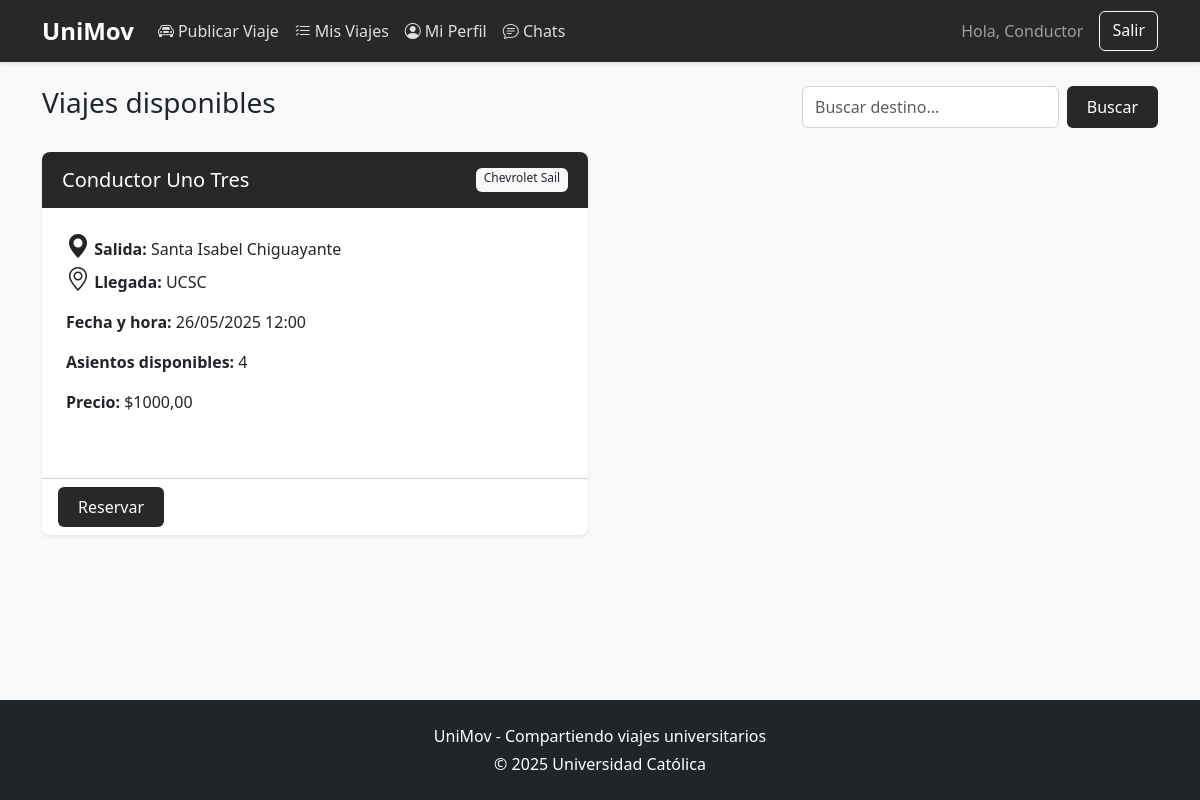
/inicio (signed in), run on an earlier commit of the app's database.
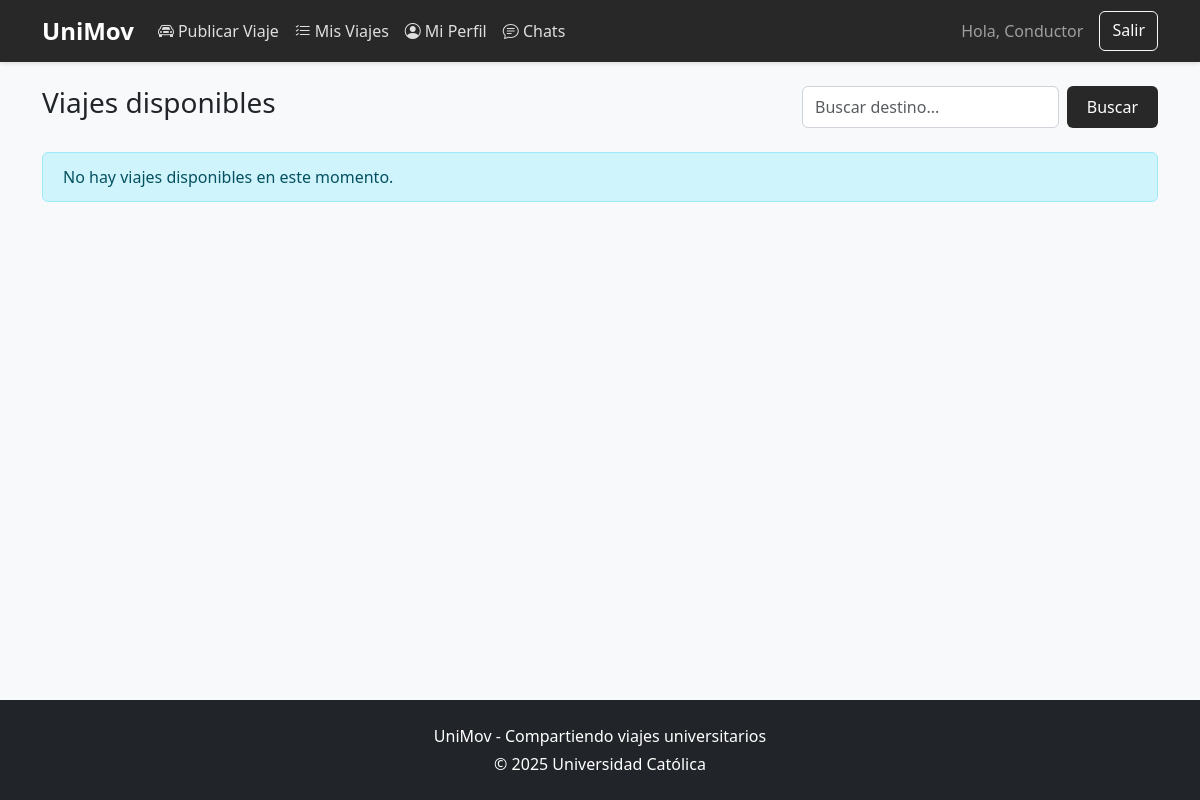
And on a later commit of the database.
### core/models.py (models this page shows, shortened)
class Viaje(models.Model):
    conductor = models.ForeignKey(Usuario, on_delete=models.CASCADE, related_name='viajes_conductor')
    vehiculo = models.ForeignKey(Vehiculo, on_delete=models.CASCADE, related_name='viajes')
    origen = models.CharField(max_length=255)
    destino = models.CharField(max_length=255)
    fecha_hora_salida = models.DateTimeField()
    asientos_disponibles = models.PositiveIntegerField()
    precio_por_pasajero = models.DecimalField(max_digits=10, decimal_places=2)
    descripcion = models.TextField(blank=True, null=True)
    activo = models.BooleanField(default=True)
    creado_en = models.DateTimeField(auto_now_add=True)

class Usuario(AbstractUser):
    TIPO_USUARIO_CHOICES = [
        ('conductor', 'Conductor'),
        ('pasajero', 'Pasajero'),
    ]
    tipo_usuario = models.CharField(max_length=10, choices=TIPO_USUARIO_CHOICES, default='pasajero')
    run = models.CharField(max_length=12)
    telefono = models.CharField(max_length=15, blank=True, null=True)
    universidad = models.CharField(max_length=100, blank=True, null=True)
    calificacion = models.FloatField(
        validators=[MinValueValidator(0.0), MaxValueValidator(5.0)],
        default=5.0
    )
    aprobado = models.BooleanField(default=False, verbose_name="Cuenta aprobada")
    fecha_registro = models.DateTimeField(auto_now_add=True)
    documento_pdf = models.BinaryField(null=True, blank=True, editable=True)
    documento_nombre = models.CharField(max_length=255, null=True, blank=True)
    documento_tipo = models.CharField(max_length=100, null=True, blank=True)
    documento_size = models.PositiveIntegerField(null=True, blank=True)

class Vehiculo(models.Model):
    conductor = models.ForeignKey(Usuario, on_delete=models.CASCADE, related_name='vehiculos')
    marca = models.CharField(max_length=50)
    modelo = models.CharField(max_length=50)
    año = models.PositiveIntegerField()
    patente = models.CharField(max_length=10, unique=True)
    color = models.CharField(max_length=30)
    asientos_disponibles = models.PositiveIntegerField(default=1)

### core/views.py (the view)
# urls.py: path('inicio', views.inicio, name='inicio'),
@login_required
def inicio(request):
    viajes = Viaje.objects.filter(activo=True).order_by('-fecha_hora_salida')
    return render(request, 'core/inicio.html', {'viajes': viajes})

### core/templates/core/inicio.html
{% extends 'core/base.html' %}
{% block content %}
<div class="row mb-4">
    <div class="col-md-8">
        <h2>Viajes disponibles</h2>
    </div>
    <div class="col-md-4 text-end">
        <form method="get" class="d-flex">
            <input type="text" name="q" class="form-control me-2" placeholder="Buscar destino...">
            <button type="submit" class="btn btn-ucsc">Buscar</button>
        </form>
    </div>
</div>
<div class="row">
    {% for viaje in viajes %}
    <div class="col-md-6 mb-4">
        <div class="card card-viaje h-100">
            <div class="card-header bg-ucsc text-white">
                <div class="d-flex justify-content-between">
                    <h5 class="card-title mb-0">{{ viaje.conductor.get_full_name }}</h5>
                    <span class="badge bg-light text-dark">{{ viaje.vehiculo.marca }} {{ viaje.vehiculo.modelo }}</span>
                </div>
            </div>
            <div class="card-body">
                <div class="row">
                    <div class="col-10">
                        <p class="mb-1"><strong><i class="bi bi-geo-alt-fill h4 text-ucsc"></i> Salida:</strong> {{ viaje.origen }}</p>
                        <p class="mb-3"><strong><i class="bi bi-geo-alt h4 text-ucsc"></i> Llegada:</strong> {{ viaje.destino }}</p>
                        <p><strong>Fecha y hora:</strong> {{ viaje.fecha_hora_salida|date:"d/m/Y H:i" }}</p>
                        <p><strong>Asientos disponibles:</strong> {{ viaje.asientos_disponibles }}</p>
                        <p><strong>Precio:</strong> ${{ viaje.precio_por_pasajero }}</p>
                    </div>
                </div>
            </div>
            <div class="card-footer bg-transparent">
                <a href="{% url 'reservar_viaje' viaje.id %}" class="btn btn-ucsc">Reservar</a>
            </div>
        </div>
    </div>
    {% empty %}
    <div class="col-12">
        <div class="alert alert-info">
            No hay viajes disponibles en este momento.
        </div>
    </div>
    {% endfor %}
</div>
{% endblock %}

What changed in the data, as far as the page shows it:
no longer on this page (row edited): Viaje: conductor.get_full_name "Conductor Uno Tres", vehiculo.marca "Chevrolet", vehiculo.modelo "Sail", origen "Santa Isabel Chiguayante", destino "UCSC", fecha_hora_salida "26/05/2025 12:00", asientos_disponibles "4", precio_por_pasajero "1000,00"
Also different on the page:
text now shown: "No hay viajes disponibles en este momento."
